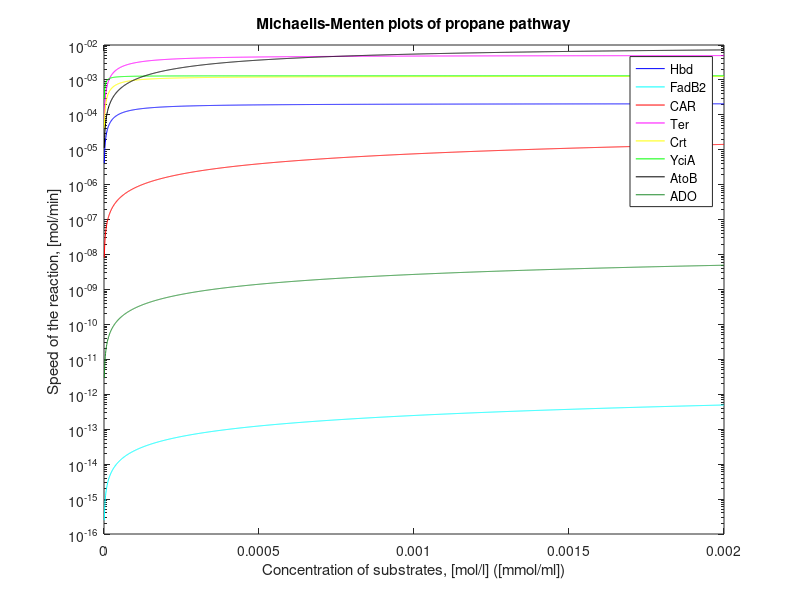
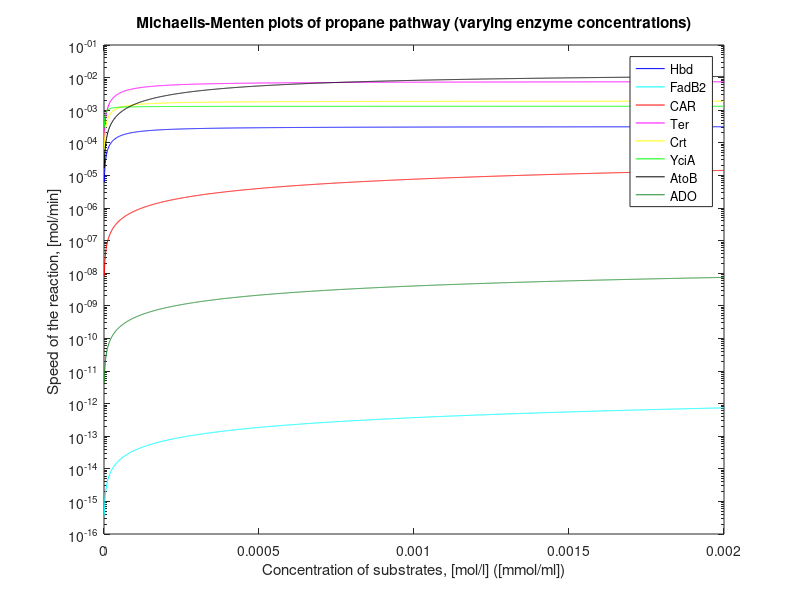

Here is the MATLAB script that generated these plots, in order:


function bottleneck_plots()

concentrations = [0:0.000001:0.002];

% Comparison of enzymes
figure
% hdb                              enzyme Kcat      K_MA  K_MB  NADPH
hbdvals = randombibi(concentrations,1e-6,336.408402,5e-5,7e-05,0.00012); 
semilogy(concentrations,hbdvals,'b')
hold on
% fadb2 approximated as better than it really is with irreversibility
%                                             enzyme Kcat   K_MA K_MB  K_iA  NADPH
fadb2vals = randombibiInhibition(concentrations,1e-6,0.677,0.656,0.50,0.656,0.00012);
semilogy(concentrations,fadb2vals,'c')
hold on
% Car                                        enzyme Kcat K_MA   K_MB    K_MC     K_iA
carvals = biuniunibipingpongCar(concentrations,1e-6,150,1.3e-02,4.8e-05,0.000115,0.013);
semilogy(concentrations,carvals,'r')
% Ter                                        enzyme Kcat K_MA   K_MB   K_iA     NADH
tervals = randombibiInhibition(concentrations,1e-6,5460,7e-05,5.2e-06,1.98e-07,8.3e-05);
semilogy(concentrations,tervals,'m')
hold on
% crt                                  enzyme Kcat    K_M
crtvals = michaelisMenten(concentrations,1e-6,1279.8,3e-05);
semilogy(concentrations,crtvals,'y')
% ycia                                  enzyme Kcat K_M
yciavals = michaelisMenten(concentrations,1e-6,1320,3.5e-06);
semilogy(concentrations,yciavals,'g')
% AtoB                        enzyme Kcat        K_M
atobvals = atob(concentrations,1e-6,10653.02494,0.00047);
semilogy(concentrations,atobvals,'k')
% ADO                                  enzyme Kcat K_M
adovals = michaelisMenten(concentrations,1e-6,0.03,0.0101);
semilogy(concentrations,adovals,'Color',[30/255,137/255,37/225])

title('Michaelis-Menten plots of propane pathway')

xlabel('Concentration of substrates, [mol/l] ([mmol/ml])') % x-axis label
ylabel('Speed of the reaction, [mol/min] ') % y-axis label

legend('Hbd','FadB2','CAR','Ter','Crt','YciA','AtoB','ADO')



% Comparison of enzymes with enzyme concentration rates, ADO constuct is
% estimated to be expressed 1.5 times more
figure
% hdb                              enzyme  Kcat      K_MA  K_MB  NADPH
hbdvals = randombibi(concentrations,1.5e-6,336.408402,5e-5,7e-05,0.00012); 
semilogy(concentrations,hbdvals,'b')
hold on
% fadb2 approximated as better than it really is with irreversibility
%                                             enzyme  Kcat   K_MA K_MB  K_iA  NADPH
fadb2vals = randombibiInhibition(concentrations,1.5e-6,0.677,0.656,0.50,0.656,0.00012);
semilogy(concentrations,fadb2vals,'c')
hold on
% Car                                        enzyme Kcat K_MA   K_MB    K_MC     K_iA
carvals = biuniunibipingpongCar(concentrations,1e-6,150,1.3e-02,4.8e-05,0.000115,0.013);
semilogy(concentrations,carvals,'r')
% Ter                                        enzyme Kcat K_MA   K_MB   K_iA     NADH
tervals = randombibiInhibition(concentrations,1.5e-6,5460,7e-05,5.2e-06,1.98e-07,8.3e-05);
semilogy(concentrations,tervals,'m')
hold on
% crt                                   enzyme  Kcat    K_M
crtvals = michaelisMenten(concentrations,1.5e-6,1279.8,3e-05);
semilogy(concentrations,crtvals,'y')
% ycia                                   enzyme Kcat   K_M
yciavals = michaelisMenten(concentrations,1e-6,1320,3.5e-06);
semilogy(concentrations,yciavals,'g')
% AtoB                        enzyme   Kcat       K_M
atobvals = atob(concentrations,1.5e-6,10653.02494,0.00047);
semilogy(concentrations,atobvals,'k')
% ADO                                   enzyme Kcat  K_M
adovals = michaelisMenten(concentrations,1.5e-6,0.03,0.0101);
semilogy(concentrations,adovals,'Color',[30/255,137/255,37/225])

title('Michaelis-Menten plots of propane pathway (varying enzyme concentrations)')

xlabel('Concentration of substrates, [mol/l] ([mmol/ml])') % x-axis label
ylabel('Speed of the reaction, [mol/min] ') % y-axis label

legend('Hbd','FadB2','CAR','Ter','Crt','YciA','AtoB','ADO')


end

function [val] = atob(substratea,enzyme,Kcat,Kma) % ping pong bi bi for AtoB

val = Kcat.*enzyme.*(substratea.*substratea)./ ...
    (substratea.*substratea+Kma.*substratea+Kma.*substratea);
end

function [val] = randombibi(A,enzyme,kcat,kma,kmb,substrateb)

val = kcat.*enzyme.*A.*substrateb./(A.*substrateb+kmb.*A+kma.*substrateb+kma.*kmb);

end

function [val] = biuniunibipingpongCar(substratea,enzyme,Kcat,Kma,Kmb,Kmc,Kia)

% this function is specific for Car, so these are defined here.. I could
% have so for all the K values but, whatever.
substrateb = 0.00012;
substratec = 0.0096;

val = (Kcat.*enzyme.*substratea.*substrateb.*substratec)./ ... 
    (Kia.*Kmb.*substratec+Kmc.*substratea.*substrateb+Kmb.*substratea.*substratec+ ... 
    Kma.*substrateb.*substratec+substratea.*substrateb.*substratec);
end

function [val] = randombibiInhibition(substratea,enzyme,Kcat,Kma,Kmb,Kia,substrateb)

val = (Kcat.*enzyme.*substratea.*substrateb)./ ...
    (substratea.*substrateb+Kmb.*substratea+Kma.*substrateb+Kia.*Kmb);
end

% These both are basic Michaelis-Menten
function [val] = michaelisMenten(substrate,enzyme,Kcat,Km)

val = Kcat.*enzyme.*substrate./(Km+substrate);

end
